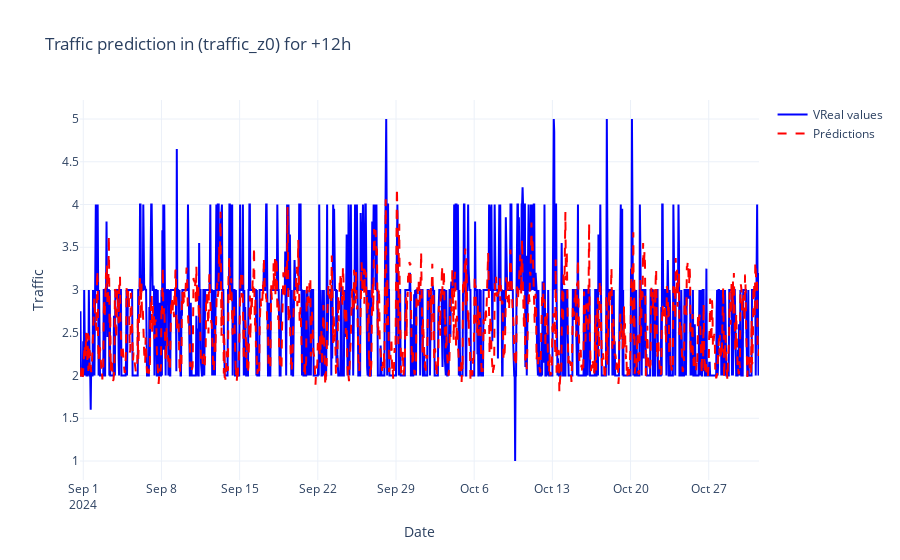
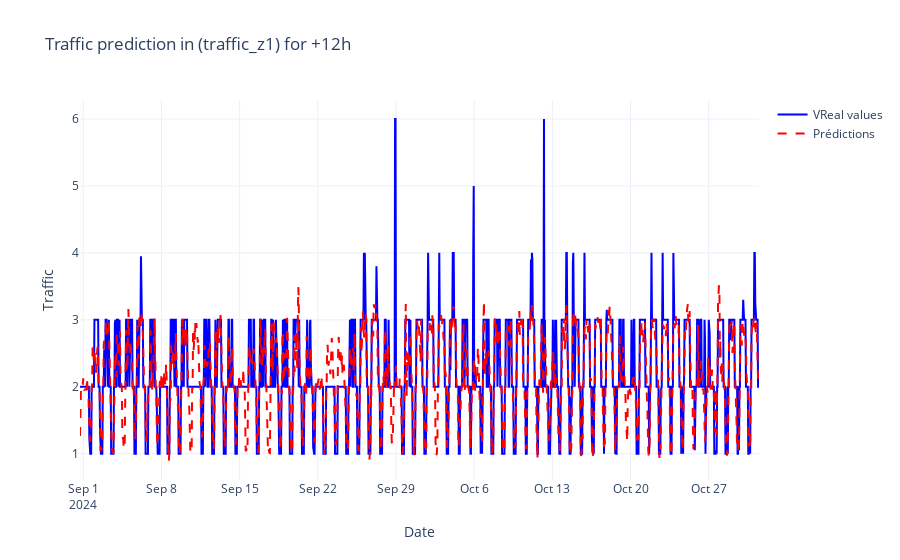
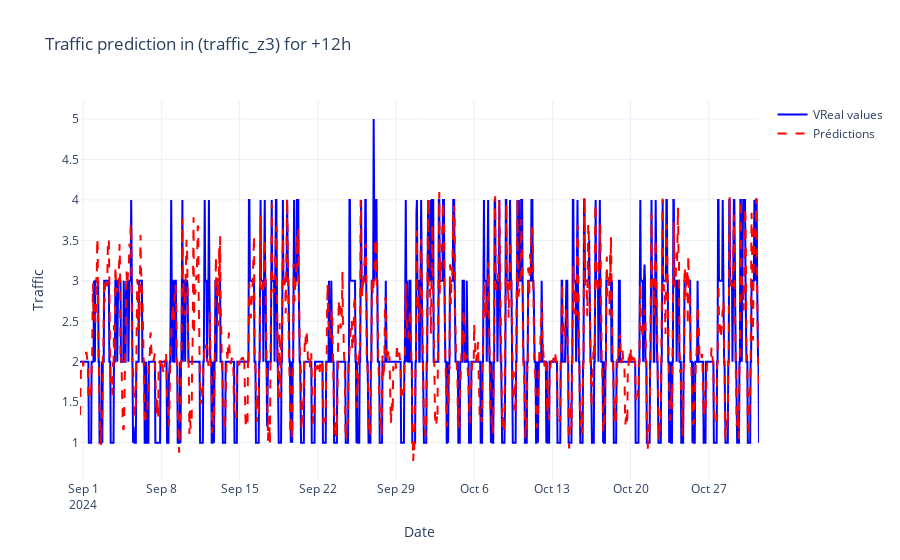
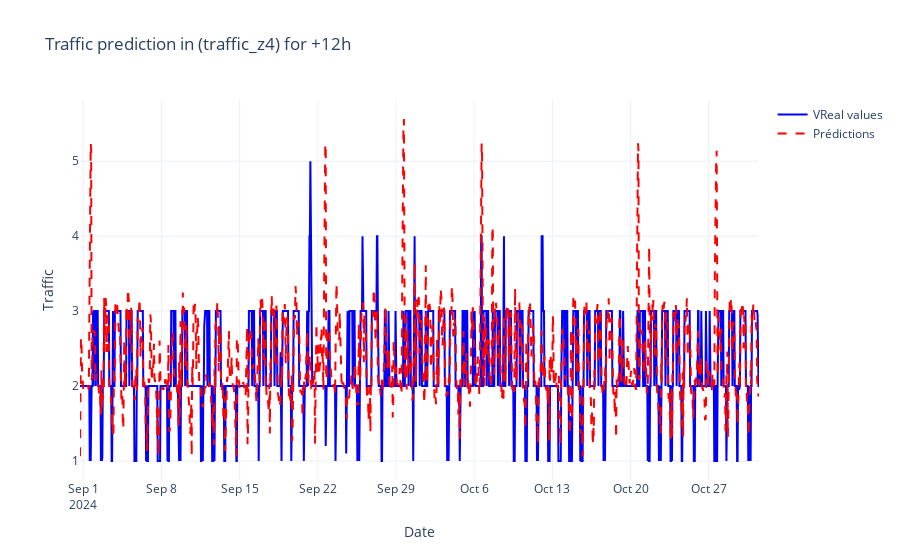

The notebook cell saved with these charts, in order:
### Markdown cell above
Training of one model per zone

### Code cell
models_traffic = {}
scalers_traffic = {}
for col in traffic_cols:
    # Features : lags/rolling de la zone + temporel
    feature_cols = [c for c in df.columns if c.startswith(f"{col}_") or c in ["hour", "dayofweek"]]
    X = df[feature_cols]
    y = df[f"target_{col}"]

    # Split train/test
    split_idx = int(len(df) * 0.8)
    X_train, X_test = X.iloc[:split_idx], X.iloc[split_idx:]
    y_train, y_test = y.iloc[:split_idx], y.iloc[split_idx:]

    # Normalisation
    scaler = StandardScaler()
    X_train_scaled = scaler.fit_transform(X_train)
    X_test_scaled = scaler.transform(X_test)
    scalers_traffic[col] = scaler

    # Model
    model = LGBMRegressor(n_estimators=300, learning_rate=0.05, random_state=42)
    model.fit(X_train_scaled, y_train)
    models_traffic[col] = model

    # Metrics
    y_pred = model.predict(X_test_scaled)
    mae = mean_absolute_error(y_test, y_pred)
    r2 = r2_score(y_test, y_pred)
    print(f"[TRAFFIC] {col}: MAE = {mae:.2f}, R² = {r2:.3f}")

    fig = go.Figure()
    fig.add_trace(go.Scatter(
        x=df["datetime_hour"].iloc[split_idx:],
        y=y_test,
        mode='lines',
        name='VReal values',
        line=dict(color='blue')
    ))
    fig.add_trace(go.Scatter(
        x=df["datetime_hour"].iloc[split_idx:],
        y=y_pred,
        mode='lines',
        name='Prédictions',
        line=dict(color='red', dash='dash')
    ))
    fig.update_layout(
        title=f"Traffic prediction in ({col}) for +{forecast_h}h",
        xaxis_title="Date",
        yaxis_title="Traffic",
        hovermode="x unified",
        template="plotly_white"
    )
    fig.show()

### Figure 1 — Plotly figure (JSON) as saved in the notebook; plotly's stock layout.template omitted (floating-point values rounded to 4 significant figures; data arrays with more than 128 entries replaced by an {"elided": "..."} marker saying what was removed)
{"data": [{"line": {"color": "blue"}, "mode": "lines", "name": "VReal values", "type": "scatter", "x": {"elided": "1460 str values"}, "y": {"elided": "1460 float values"}}, {"line": {"color": "red", "dash": "dash"}, "mode": "lines", "name": "Prédictions", "type": "scatter", "x": {"elided": "1460 str values"}, "y": {"elided": "1460 float values"}}], "layout": {"hovermode": "x unified", "title": {"text": "Traffic prediction in (traffic_z0) for +12h"}, "xaxis": {"title": {"text": "Date"}}, "yaxis": {"title": {"text": "Traffic"}}}}

### Figure 2 — Plotly figure (JSON) as saved in the notebook; plotly's stock layout.template omitted (floating-point values rounded to 4 significant figures; data arrays with more than 128 entries replaced by an {"elided": "..."} marker saying what was removed)
{"data": [{"line": {"color": "blue"}, "mode": "lines", "name": "VReal values", "type": "scatter", "x": {"elided": "1460 str values"}, "y": {"elided": "1460 float values"}}, {"line": {"color": "red", "dash": "dash"}, "mode": "lines", "name": "Prédictions", "type": "scatter", "x": {"elided": "1460 str values"}, "y": {"elided": "1460 float values"}}], "layout": {"hovermode": "x unified", "title": {"text": "Traffic prediction in (traffic_z1) for +12h"}, "xaxis": {"title": {"text": "Date"}}, "yaxis": {"title": {"text": "Traffic"}}}}

### Figure 3 — Plotly figure (JSON) as saved in the notebook; plotly's stock layout.template omitted (floating-point values rounded to 4 significant figures; data arrays with more than 128 entries replaced by an {"elided": "..."} marker saying what was removed)
{"data": [{"line": {"color": "blue"}, "mode": "lines", "name": "VReal values", "type": "scatter", "x": {"elided": "1460 str values"}, "y": {"elided": "1460 float values"}}, {"line": {"color": "red", "dash": "dash"}, "mode": "lines", "name": "Prédictions", "type": "scatter", "x": {"elided": "1460 str values"}, "y": {"elided": "1460 float values"}}], "layout": {"hovermode": "x unified", "title": {"text": "Traffic prediction in (traffic_z3) for +12h"}, "xaxis": {"title": {"text": "Date"}}, "yaxis": {"title": {"text": "Traffic"}}}}

### Figure 4 — Plotly figure (JSON) as saved in the notebook; plotly's stock layout.template omitted (floating-point values rounded to 4 significant figures; data arrays with more than 128 entries replaced by an {"elided": "..."} marker saying what was removed)
{"data": [{"line": {"color": "blue"}, "mode": "lines", "name": "VReal values", "type": "scatter", "x": {"elided": "1460 str values"}, "y": {"elided": "1460 float values"}}, {"line": {"color": "red", "dash": "dash"}, "mode": "lines", "name": "Prédictions", "type": "scatter", "x": {"elided": "1460 str values"}, "y": {"elided": "1460 float values"}}], "layout": {"hovermode": "x unified", "title": {"text": "Traffic prediction in (traffic_z4) for +12h"}, "xaxis": {"title": {"text": "Date"}}, "yaxis": {"title": {"text": "Traffic"}}}}
